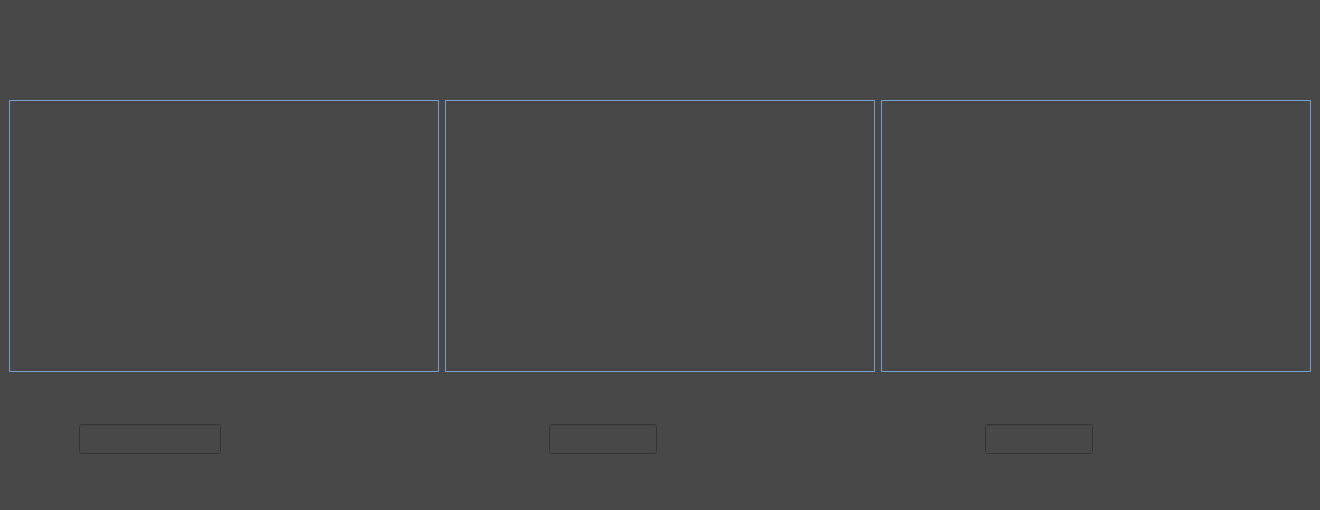
<?xml version="1.0" encoding="UTF-8"?>
<ui version="4.0">
 <class>MainWindow</class>
 <widget class="QMainWindow" name="MainWindow">
  <property name="geometry">
   <rect>
    <x>0</x>
    <y>0</y>
    <width>1320</width>
    <height>510</height>
   </rect>
  </property>
  <property name="windowTitle">
   <string>MainWindow</string>
  </property>
  <property name="styleSheet">
   <string notr="true">background-color: rgb(72, 72, 72);</string>
  </property>
  <widget class="QWidget" name="centralwidget">
   <layout class="QVBoxLayout" name="verticalLayout" stretch="1,0,20,0,1,0">
    <item>
     <layout class="QHBoxLayout" name="horizontalLayout_10">
      <property name="spacing">
       <number>0</number>
      </property>
      <property name="sizeConstraint">
       <enum>QLayout::SetFixedSize</enum>
      </property>
      <item>
       <spacer name="horizontalSpacer_13">
        <property name="orientation">
         <enum>Qt::Horizontal</enum>
        </property>
        <property name="sizeHint" stdset="0">
         <size>
          <width>40</width>
          <height>20</height>
         </size>
        </property>
       </spacer>
      </item>
      <item>
       <widget class="QToolButton" name="toolButton_restore">
        <property name="sizePolicy">
         <sizepolicy hsizetype="Fixed" vsizetype="Fixed">
          <horstretch>0</horstretch>
          <verstretch>0</verstretch>
         </sizepolicy>
        </property>
        <property name="minimumSize">
         <size>
          <width>0</width>
          <height>0</height>
         </size>
        </property>
        <property name="maximumSize">
         <size>
          <width>45</width>
          <height>45</height>
         </size>
        </property>
        <property name="toolTip">
         <string>&lt;html&gt;&lt;head/&gt;&lt;body&gt;&lt;p&gt;&lt;span style=&quot; font-size:10pt; color:#000000;&quot;&gt;Restore&lt;/span&gt;&lt;/p&gt;&lt;/body&gt;&lt;/html&gt;</string>
        </property>
        <property name="styleSheet">
         <string notr="true">QToolButton{
border-radius:8px;
	
	
	image: url(:/icon/icons8-restore-window-48.png);
}
QToolButton:pressed {

padding :4px;


}
QToolButton:hover {
border-radius:10px;
 border: 1px solid  rgb(136, 138, 133); 
background-color:rgb(83, 82, 87);

  
}</string>
        </property>
        <property name="text">
         <string/>
        </property>
        <property name="icon">
         <iconset resource="../icons/icons.qrc">
          <normaloff>:/icons/icons8-restore-window-48.png</normaloff>:/icons/icons8-restore-window-48.png</iconset>
        </property>
        <property name="iconSize">
         <size>
          <width>50</width>
          <height>50</height>
         </size>
        </property>
        <property name="shortcut">
         <string/>
        </property>
        <property name="autoRaise">
         <bool>true</bool>
        </property>
       </widget>
      </item>
      <item>
       <widget class="QToolButton" name="toolButton_exit">
        <property name="sizePolicy">
         <sizepolicy hsizetype="Fixed" vsizetype="Fixed">
          <horstretch>0</horstretch>
          <verstretch>0</verstretch>
         </sizepolicy>
        </property>
        <property name="minimumSize">
         <size>
          <width>0</width>
          <height>0</height>
         </size>
        </property>
        <property name="maximumSize">
         <size>
          <width>45</width>
          <height>45</height>
         </size>
        </property>
        <property name="toolTip">
         <string>&lt;html&gt;&lt;head/&gt;&lt;body&gt;&lt;p&gt;&lt;span style=&quot; color:#000000;&quot;&gt;Ctrl+Q&lt;/span&gt;&lt;/p&gt;&lt;/body&gt;&lt;/html&gt;</string>
        </property>
        <property name="styleSheet">
         <string notr="true">QToolButton{
border-radius:8px;
	
	image: url(:/icon/exit.png);
}
QToolButton:pressed {

padding :12px;



}
QToolButton:hover {
border-radius:10px;
 border: 1px solid  rgb(136, 138, 133); 
background-color:rgb(83, 82, 87);

  
}</string>
        </property>
        <property name="text">
         <string/>
        </property>
        <property name="icon">
         <iconset resource="../icons/icons.qrc">
          <normaloff>:/icons/exit.png</normaloff>:/icons/exit.png</iconset>
        </property>
        <property name="iconSize">
         <size>
          <width>50</width>
          <height>50</height>
         </size>
        </property>
        <property name="shortcut">
         <string/>
        </property>
        <property name="autoRaise">
         <bool>true</bool>
        </property>
       </widget>
      </item>
     </layout>
    </item>
    <item>
     <spacer name="verticalSpacer">
      <property name="orientation">
       <enum>Qt::Vertical</enum>
      </property>
      <property name="sizeHint" stdset="0">
       <size>
        <width>20</width>
        <height>40</height>
       </size>
      </property>
     </spacer>
    </item>
    <item>
     <layout class="QHBoxLayout" name="horizontalLayout_11">
      <item>
       <widget class="QLabel" name="Screen_1">
        <property name="maximumSize">
         <size>
          <width>480</width>
          <height>480</height>
         </size>
        </property>
        <property name="styleSheet">
         <string notr="true">QLabel{
border: 1px solid rgb(114, 159, 207);
	
	image: url(:/icons/icons8-no-camera-48.png);
}</string>
        </property>
        <property name="frameShape">
         <enum>QFrame::Box</enum>
        </property>
        <property name="text">
         <string/>
        </property>
       </widget>
      </item>
      <item>
       <widget class="QLabel" name="Screen_2">
        <property name="maximumSize">
         <size>
          <width>480</width>
          <height>480</height>
         </size>
        </property>
        <property name="styleSheet">
         <string notr="true">QLabel{
border: 1px solid rgb(114, 159, 207);
		
	image: url(:/icons/icons8-no-camera-48.png);
}</string>
        </property>
        <property name="frameShape">
         <enum>QFrame::Box</enum>
        </property>
        <property name="text">
         <string/>
        </property>
       </widget>
      </item>
      <item>
       <widget class="QLabel" name="Screen_3">
        <property name="maximumSize">
         <size>
          <width>480</width>
          <height>480</height>
         </size>
        </property>
        <property name="styleSheet">
         <string notr="true">QLabel{
border: 1px solid rgb(114, 159, 207);
	
	image: url(:/icons/icons8-no-camera-48.png);
}</string>
        </property>
        <property name="frameShape">
         <enum>QFrame::Box</enum>
        </property>
        <property name="text">
         <string/>
        </property>
       </widget>
      </item>
     </layout>
    </item>
    <item>
     <spacer name="verticalSpacer_2">
      <property name="orientation">
       <enum>Qt::Vertical</enum>
      </property>
      <property name="sizeHint" stdset="0">
       <size>
        <width>20</width>
        <height>40</height>
       </size>
      </property>
     </spacer>
    </item>
    <item>
     <layout class="QHBoxLayout" name="horizontalLayout_12">
      <item>
       <layout class="QHBoxLayout" name="horizontalLayout_3">
        <item>
         <layout class="QHBoxLayout" name="horizontalLayout">
          <item>
           <spacer name="horizontalSpacer">
            <property name="orientation">
             <enum>Qt::Horizontal</enum>
            </property>
            <property name="sizeHint" stdset="0">
             <size>
              <width>40</width>
              <height>20</height>
             </size>
            </property>
           </spacer>
          </item>
          <item>
           <widget class="QLineEdit" name="lineEdit_1">
            <property name="maximumSize">
             <size>
              <width>16777215</width>
              <height>30</height>
             </size>
            </property>
            <property name="font">
             <font>
              <pointsize>12</pointsize>
             </font>
            </property>
            <property name="styleSheet">
             <string notr="true">color: rgb(213, 213, 213);</string>
            </property>
            <property name="text">
             <string/>
            </property>
           </widget>
          </item>
         </layout>
        </item>
        <item>
         <layout class="QHBoxLayout" name="horizontalLayout_2">
          <item>
           <spacer name="horizontalSpacer_3">
            <property name="orientation">
             <enum>Qt::Horizontal</enum>
            </property>
            <property name="sizeHint" stdset="0">
             <size>
              <width>40</width>
              <height>20</height>
             </size>
            </property>
           </spacer>
          </item>
          <item>
           <widget class="QToolButton" name="SearchButton_1">
            <property name="styleSheet">
             <string notr="true">QToolButton{
border-radius:8px;
	
	
	
	image: url(:/icons/icons8-search-in-list-96.png);
}
QToolButton:pressed {
border-radius:5px;

		background-color:rgb(83, 82, 87);
padding :2px;



}
QToolButton:hover {

margin:1px;


}
</string>
            </property>
            <property name="text">
             <string/>
            </property>
            <property name="iconSize">
             <size>
              <width>40</width>
              <height>40</height>
             </size>
            </property>
           </widget>
          </item>
          <item>
           <spacer name="horizontalSpacer_4">
            <property name="orientation">
             <enum>Qt::Horizontal</enum>
            </property>
            <property name="sizeHint" stdset="0">
             <size>
              <width>40</width>
              <height>20</height>
             </size>
            </property>
           </spacer>
          </item>
          <item>
           <widget class="QToolButton" name="Button_Play_Pause_1">
            <property name="styleSheet">
             <string notr="true">QToolButton{
	border-radius:5px;
	image: url(:/icons/icons8-play-96.png);
}
QToolButton:checked {
	border-radius:5px;
	image: url(:/icons/icons8-pause-48.png);
	background-color:rgb(83, 82, 87);
	padding :2px;
}
QToolButton:hover {
	border-radius:5px;
 	border: 1px solid  rgb(136, 138, 133); 
	background-color:rgb(83, 82, 87);
}
</string>
            </property>
            <property name="text">
             <string/>
            </property>
            <property name="iconSize">
             <size>
              <width>40</width>
              <height>40</height>
             </size>
            </property>
            <property name="checkable">
             <bool>true</bool>
            </property>
            <property name="checked">
             <bool>false</bool>
            </property>
           </widget>
          </item>
          <item>
           <spacer name="horizontalSpacer_5">
            <property name="orientation">
             <enum>Qt::Horizontal</enum>
            </property>
            <property name="sizeHint" stdset="0">
             <size>
              <width>40</width>
              <height>20</height>
             </size>
            </property>
           </spacer>
          </item>
         </layout>
        </item>
       </layout>
      </item>
      <item>
       <layout class="QHBoxLayout" name="horizontalLayout_4">
        <item>
         <layout class="QHBoxLayout" name="horizontalLayout_5">
          <item>
           <spacer name="horizontalSpacer_2">
            <property name="orientation">
             <enum>Qt::Horizontal</enum>
            </property>
            <property name="sizeHint" stdset="0">
             <size>
              <width>40</width>
              <height>20</height>
             </size>
            </property>
           </spacer>
          </item>
         </layout>
        </item>
        <item>
         <widget class="QLineEdit" name="lineEdit_2">
          <property name="maximumSize">
           <size>
            <width>16777215</width>
            <height>30</height>
           </size>
          </property>
          <property name="styleSheet">
           <string notr="true">color: rgb(213, 213, 213);</string>
          </property>
          <property name="text">
           <string/>
          </property>
         </widget>
        </item>
        <item>
         <layout class="QHBoxLayout" name="horizontalLayout_6">
          <item>
           <spacer name="horizontalSpacer_6">
            <property name="orientation">
             <enum>Qt::Horizontal</enum>
            </property>
            <property name="sizeHint" stdset="0">
             <size>
              <width>40</width>
              <height>20</height>
             </size>
            </property>
           </spacer>
          </item>
          <item>
           <widget class="QToolButton" name="SearchButton_2">
            <property name="styleSheet">
             <string notr="true">QToolButton{
border-radius:8px;
	
	
	
	image: url(:/icons/icons8-search-in-list-48.png);
}
QToolButton:pressed {
border-radius:5px;

		background-color:rgb(83, 82, 87);
padding :2px;



}
QToolButton:hover {

margin:1px;


}
</string>
            </property>
            <property name="text">
             <string/>
            </property>
            <property name="iconSize">
             <size>
              <width>40</width>
              <height>40</height>
             </size>
            </property>
           </widget>
          </item>
          <item>
           <spacer name="horizontalSpacer_7">
            <property name="orientation">
             <enum>Qt::Horizontal</enum>
            </property>
            <property name="sizeHint" stdset="0">
             <size>
              <width>40</width>
              <height>20</height>
             </size>
            </property>
           </spacer>
          </item>
          <item>
           <widget class="QToolButton" name="Button_Play_Pause_2">
            <property name="styleSheet">
             <string notr="true">QToolButton{
	border-radius:5px;
	image: url(:/icons/icons8-play-96.png);
}
QToolButton:checked {
	border-radius:5px;
	image: url(:/icons/icons8-pause-96.png);
	background-color:rgb(83, 82, 87);
	padding :2px;
}
QToolButton:hover {
	border-radius:5px;
 	border: 1px solid  rgb(136, 138, 133); 
	background-color:rgb(83, 82, 87);
}</string>
            </property>
            <property name="text">
             <string/>
            </property>
            <property name="iconSize">
             <size>
              <width>40</width>
              <height>40</height>
             </size>
            </property>
            <property name="checkable">
             <bool>true</bool>
            </property>
            <property name="checked">
             <bool>false</bool>
            </property>
           </widget>
          </item>
          <item>
           <spacer name="horizontalSpacer_8">
            <property name="orientation">
             <enum>Qt::Horizontal</enum>
            </property>
            <property name="sizeHint" stdset="0">
             <size>
              <width>40</width>
              <height>20</height>
             </size>
            </property>
           </spacer>
          </item>
         </layout>
        </item>
       </layout>
      </item>
      <item>
       <layout class="QHBoxLayout" name="horizontalLayout_7">
        <item>
         <layout class="QHBoxLayout" name="horizontalLayout_8">
          <item>
           <spacer name="horizontalSpacer_9">
            <property name="orientation">
             <enum>Qt::Horizontal</enum>
            </property>
            <property name="sizeHint" stdset="0">
             <size>
              <width>40</width>
              <height>20</height>
             </size>
            </property>
           </spacer>
          </item>
         </layout>
        </item>
        <item>
         <widget class="QLineEdit" name="lineEdit_3">
          <property name="maximumSize">
           <size>
            <width>16777215</width>
            <height>30</height>
           </size>
          </property>
          <property name="styleSheet">
           <string notr="true">color: rgb(213, 213, 213);</string>
          </property>
          <property name="text">
           <string/>
          </property>
         </widget>
        </item>
        <item>
         <layout class="QHBoxLayout" name="horizontalLayout_9">
          <item>
           <spacer name="horizontalSpacer_10">
            <property name="orientation">
             <enum>Qt::Horizontal</enum>
            </property>
            <property name="sizeHint" stdset="0">
             <size>
              <width>40</width>
              <height>20</height>
             </size>
            </property>
           </spacer>
          </item>
          <item>
           <widget class="QToolButton" name="SearchButton_3">
            <property name="styleSheet">
             <string notr="true">QToolButton{
border-radius:8px;
	
	
	
	image: url(:/icons/icons8-search-in-list-96.png);
}
QToolButton:pressed {
border-radius:5px;

		background-color:rgb(83, 82, 87);
padding :2px;



}
QToolButton:hover {

margin:1px;


}
</string>
            </property>
            <property name="text">
             <string/>
            </property>
            <property name="iconSize">
             <size>
              <width>40</width>
              <height>40</height>
             </size>
            </property>
           </widget>
          </item>
          <item>
           <spacer name="horizontalSpacer_11">
            <property name="orientation">
             <enum>Qt::Horizontal</enum>
            </property>
            <property name="sizeHint" stdset="0">
             <size>
              <width>40</width>
              <height>20</height>
             </size>
            </property>
           </spacer>
          </item>
          <item>
           <widget class="QToolButton" name="Button_Play_Pause_3">
            <property name="maximumSize">
             <size>
              <width>45</width>
              <height>45</height>
             </size>
            </property>
            <property name="styleSheet">
             <string notr="true">QToolButton{
	border-radius:5px;

	image: url(:/icons/icons8-play-48.png);
}
QToolButton:checked {
	border-radius:5px;
	image: url(:/icons/icons8-pause-96.png);
	background-color:rgb(83, 82, 87);
	padding :2px;
}
QToolButton:hover {
	border-radius:5px;
 	border: 1px solid  rgb(136, 138, 133); 
	background-color:rgb(83, 82, 87);
}</string>
            </property>
            <property name="text">
             <string/>
            </property>
            <property name="iconSize">
             <size>
              <width>40</width>
              <height>40</height>
             </size>
            </property>
            <property name="checkable">
             <bool>true</bool>
            </property>
            <property name="checked">
             <bool>false</bool>
            </property>
           </widget>
          </item>
          <item>
           <spacer name="horizontalSpacer_12">
            <property name="orientation">
             <enum>Qt::Horizontal</enum>
            </property>
            <property name="sizeHint" stdset="0">
             <size>
              <width>40</width>
              <height>20</height>
             </size>
            </property>
           </spacer>
          </item>
         </layout>
        </item>
       </layout>
      </item>
     </layout>
    </item>
    <item>
     <spacer name="verticalSpacer_3">
      <property name="orientation">
       <enum>Qt::Vertical</enum>
      </property>
      <property name="sizeHint" stdset="0">
       <size>
        <width>20</width>
        <height>40</height>
       </size>
      </property>
     </spacer>
    </item>
   </layout>
  </widget>
 </widget>
 <resources>
  <include location="../icons/icons.qrc"/>
 </resources>
 <connections>
  <connection>
   <sender>toolButton_exit</sender>
   <signal>clicked()</signal>
   <receiver>MainWindow</receiver>
   <slot>close()</slot>
   <hints>
    <hint type="sourcelabel">
     <x>1298</x>
     <y>36</y>
    </hint>
    <hint type="destinationlabel">
     <x>1118</x>
     <y>27</y>
    </hint>
   </hints>
  </connection>
  <connection>
   <sender>toolButton_restore</sender>
   <signal>clicked()</signal>
   <receiver>MainWindow</receiver>
   <slot>showFullScreen()</slot>
   <hints>
    <hint type="sourcelabel">
     <x>1240</x>
     <y>40</y>
    </hint>
    <hint type="destinationlabel">
     <x>936</x>
     <y>23</y>
    </hint>
   </hints>
  </connection>
 </connections>
</ui>
